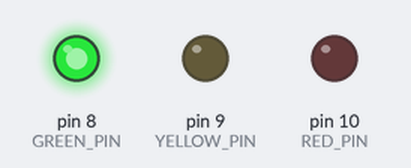
A sketch run on a simulated Arduino Uno, built with avr-gcc and run on an emulated ATmega328P. Parts: output pins drawn as LEDs (lit = HIGH).

Above: at 0.2 s.
At 0.7 s:
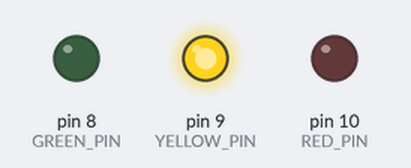
At 2.7 s:
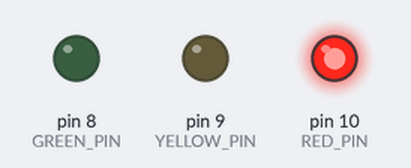
Timing chart, 0 to 3.5 s (numbered marks = the images above):
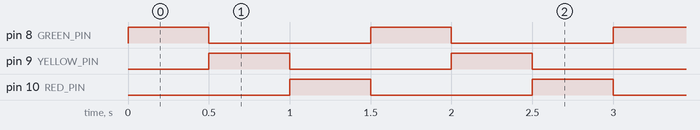

The sketch:

11.Traffic_Lights.ino
```cpp
const int RED_PIN = 10;
const int YELLOW_PIN = 9;
const int GREEN_PIN = 8;

void setup() {
    pinMode(RED_PIN, OUTPUT);
    pinMode(YELLOW_PIN, OUTPUT);
    pinMode(GREEN_PIN, OUTPUT);
}

void loop() {
  digitalWrite(RED_PIN, false);
  digitalWrite(YELLOW_PIN, false);
  digitalWrite(GREEN_PIN, true);
  delay(500);

  digitalWrite(RED_PIN, false);
  digitalWrite(YELLOW_PIN, true);
  digitalWrite(GREEN_PIN, false);
  delay(500);

  digitalWrite(RED_PIN, true);
  digitalWrite(YELLOW_PIN, false);
  digitalWrite(GREEN_PIN, false);
  delay(500);
}
```

Measured:
- by itself, pin 8 (GREEN_PIN), pin 9 (YELLOW_PIN), pin 10 (RED_PIN): alternates HIGH for 0.50 s and LOW for 1.0 s
- by itself, everything shown: repeats every 1.5 s, in 3 steps
